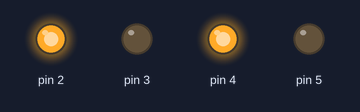
Bench run of a sketch on a simulated Arduino Uno, built with avr-gcc and run on an emulated ATmega328P. Shown: output pins drawn as LEDs (lit = HIGH).

Above: at 0.5 s.
At 1.5 s:
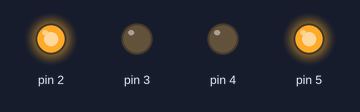
At 2.5 s:
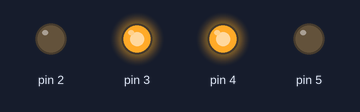
At 3.5 s:
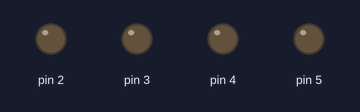
Timing chart, 0 to 5.2 s (numbered marks = the images above):
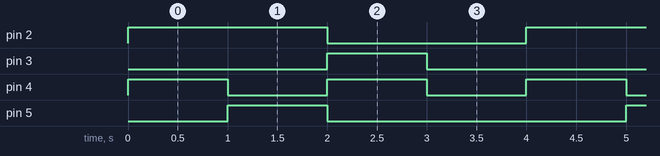

The sketch:

function_motor_driver.ino
```cpp
void setup() {
  pinMode(2,OUTPUT);
  pinMode(3,OUTPUT);
  pinMode(4,OUTPUT);
  pinMode(5,OUTPUT);

}

void loop() {
  // put your main code here, to run
  forward();
  delay(1000);
  backword();

  forward();
  left();
  delay(1000);

  forward();
  right();
  delay(1000);

  forward();
  stops();
  delay(1000);


}

void forward(){
    digitalWrite(2,HIGH);
    digitalWrite(3,LOW);
    digitalWrite(4,HIGH);
    digitalWrite(5,LOW);
}

void backword(){
    digitalWrite(2,LOW);
    digitalWrite(3,HIGH);
    digitalWrite(4,LOW);
    digitalWrite(5,HIGH);
}

void left(){
    digitalWrite(2,HIGH);
    digitalWrite(3,LOW);
    digitalWrite(4,LOW);
    digitalWrite(5,HIGH);
}

void right(){
    digitalWrite(2,LOW);
    digitalWrite(3,HIGH);
    digitalWrite(4,HIGH);
    digitalWrite(5,LOW);
}

void stops(){
    digitalWrite(2,LOW);
    digitalWrite(3,LOW);
    digitalWrite(4,LOW);
    digitalWrite(5,LOW);
}
```

Measured:
- by itself, pin 2: alternates HIGH for 2.0 s and LOW for 2.0 s
- by itself, pin 3, pin 5: alternates HIGH for 1.0 s and LOW for 3.0 s
- by itself, pin 4: alternates HIGH for 1.0 s and LOW for 1.0 s
